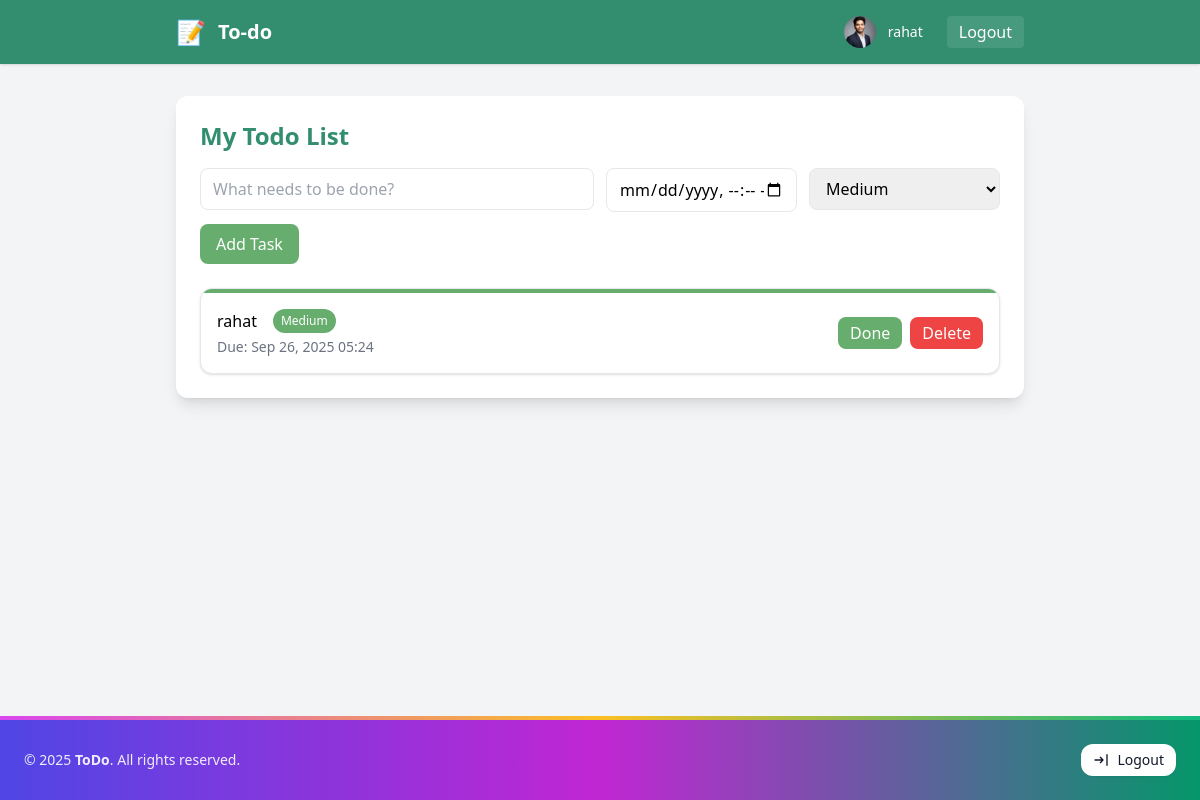
The app's page /tasks/ (signed in) with its own data.
### accounts/models.py (models this page shows, shortened)
class Profile(models.Model):
    user = models.OneToOneField(User, on_delete=models.CASCADE, related_name="profile")
    full_name = models.CharField(max_length=120, blank=True)
    bio = models.TextField(blank=True)
    avatar = models.ImageField(upload_to="avatars/", blank=True, null=True)
    timezone = models.CharField(max_length=64, blank=True)

### tasks/models.py (models this page shows, shortened)
class Task(models.Model):
    PRIORITY_CHOICES = [
        ("high", "High"),
        ("medium", "Medium"),
        ("low", "Low"),
    ]
    owner = models.ForeignKey(
        settings.AUTH_USER_MODEL,
        on_delete=models.CASCADE,
        related_name="tasks",
        null=True,   # keep True while you backfill legacy rows; set to False when done
        blank=True,
    )
    title = models.CharField(max_length=200)
    completed = models.BooleanField(default=False)
    due_date = models.DateTimeField(null=True, blank=True)
    priority = models.CharField(max_length=10, choices=PRIORITY_CHOICES, default="medium")
    created_at = models.DateTimeField(auto_now_add=True)
    last_reminder_sent = models.DateTimeField(null=True, blank=True, default=None)
    class Meta:
        ordering = ["-created_at"]
        indexes = [
            models.Index(fields=["owner", "completed"]),
            models.Index(fields=["owner", "priority"]),
            models.Index(fields=["owner", "due_date"]),
        ]

### tasks/views.py (the view, shortened to what this page needs)
# urls.py: path("", views.task_list, name="task_list"),
@login_required
def task_list(request):
    form = TaskForm(request.POST or None)
    tasks = Task.objects.filter(owner=request.user).order_by("completed", "due_date")
    return render(request, "tasks/task_list.html", {"tasks": tasks, "form": form})

### tasks/forms.py (shortened to what this page needs)
class TaskForm(forms.ModelForm):
    class Meta:
        model = Task
        fields = ['title', 'due_date', 'priority']
        widgets = {
            'title': forms.TextInput(attrs={'placeholder': 'What needs to be done?', 'autofocus': 'autofocus', 'class': 'border rounded-lg px-3 py-2'}),
            'due_date': forms.DateTimeInput(attrs={'type': 'datetime-local', 'class': 'border rounded-lg px-3 py-2'}),
            'priority': forms.Select(attrs={'class': 'border rounded-lg px-3 py-2'}),
        }

### accounts/context_processors.py (called while the page is built)
def ensure_profile(request) -> Dict:
    profile = None
    user = getattr(request, 'user', None)
    if user and user.is_authenticated:
        from .models import Profile
        profile, _ = Profile.objects.get_or_create(user=user)
        is_admin = user.is_superuser or user.groups.filter(name="admin").exists()
    else:
        is_admin = False
    return {"profile": profile, "is_admin": is_admin}

### tasks/templates/tasks/task_list.html (shortened to what this page needs)
<!DOCTYPE html>
<html lang="en">
<head>
    <script src="https://cdn.tailwindcss.com"></script>
    {% load widget_tweaks %}
</head>
<body class="bg-gray-100 min-h-screen flex flex-col">
  <header class="w-full bg-[#328E6E] text-white shadow">
    <div class="max-w-4xl mx-auto px-6 py-4 flex items-center justify-between">
      <div class="flex items-center gap-3">
        <span class="text-2xl">📝</span>
        <span class="text-xl font-semibold">To-do</span>
      </div>
      <div class="flex items-center gap-4">
        {% if user.is_authenticated %}
          <a href="{% url 'accounts:profile' %}" class="flex items-center gap-3 text-sm">
            {% if profile and profile.avatar %}
              <img src="{{ profile.avatar.url }}" alt="{{ user.username }}'s avatar" class="h-8 w-8 rounded-full object-cover" />
            {% else %}
              <div class="h-8 w-8 rounded-full bg-white/10 grid place-items-center text-white font-semibold">{{ user.username|slice:":1"|upper }}</div>
            {% endif %}
            <span class="hidden sm:inline">{{ user.username }}</span>
          </a>
          <form method="post" action="{% url 'accounts:logout' %}">
            <button type="submit" class="ml-2 rounded px-3 py-1 bg-white/10">Logout</button>
          </form>
        {% else %}
          <a href="{% url 'accounts:login' %}" class="text-sm">Log in</a>
        {% endif %}
      </div>
    </div>
  </header>
  <main class="flex-1 w-full">
    <div class="max-w-4xl mx-auto px-6 py-8">
      <div class="bg-white shadow-lg rounded-xl p-6 w-full">
        <h1 class="text-2xl font-bold text-[#328E6E] mb-4">My Todo List</h1>
        <form method="post" id="addTaskForm" class="grid grid-cols-1 md:grid-cols-4 gap-3 mb-6">
          <div class="md:col-span-2">
            {{ form.title|add_class:"border rounded-lg px-3 py-2 w-full" }}
          </div>
          <div>
            {{ form.due_date|add_class:"border rounded-lg px-3 py-2 w-full" }}
          </div>
          <div>
            {{ form.priority|add_class:"border rounded-lg px-3 py-2 w-full" }}
          </div>
          <div class="md:col-span-4">
            <button type="submit" id="addTaskBtn" class="bg-[#67AE6E] text-white px-4 py-2 rounded-lg">Add Task</button>
          </div>
        </form>
        <ul class="space-y-4">
          {% for task in tasks %}
            <li data-task-id-row="task-{{ task.pk }}" class="rounded-xl shadow border overflow-hidden {% if task.completed %}bg-[#E1EEBC]{% else %}bg-white{% endif %}">
              <div class="h-1 w-full {% if task.priority == 'high' %}bg-[#328E6E]{% elif task.priority == 'medium' %}bg-[#67AE6E]{% else %}bg-[#90C67C]{% endif %}"></div>
              <div class="p-4 flex justify-between items-center">
                <div>
                  <div class="flex items-center gap-2">
                    <span class="{% if task.completed %}line-through text-gray-500{% endif %} font-medium">{{ task.title }}</span>
                    <span class="ml-2 text-xs px-2 py-1 rounded-full {% if task.priority == 'high' %}bg-[#328E6E] text-white{% elif task.priority == 'medium' %}bg-[#67AE6E] text-white{% else %}bg-[#90C67C] text-white{% endif %}">{{ task.priority|title }}</span>
                  </div>
                  {% if task.due_date %}<div class="text-sm text-gray-500 mt-1">Due: {{ task.due_date|date:"M d, Y H:i" }}</div>{% endif %}
                </div>
                <div class="flex gap-2">
                  <form method="post" action="{% url 'tasks:toggle_task' task.pk %}">
                    <button type="submit" class="px-3 py-1 rounded-lg text-white {% if task.completed %}bg-[#90C67C] hover:bg-[#67AE6E]{% else %}bg-[#67AE6E] hover:bg-[#328E6E]{% endif %}">{% if task.completed %}Undo{% else %}Done{% endif %}</button>
                  </form>
                  <button data-task-id="{{ task.pk }}" data-task-title="{{ task.title|escapejs }}" class="px-3 py-1 rounded-lg bg-red-500 text-white hover:bg-red-600 js-delete-btn">Delete</button>
                </div>
              </div>
            </li>
          {% empty %}
            <li class="rounded-xl border bg-white p-6 text-center text-gray-500">No tasks yet!</li>
          {% endfor %}
        </ul>
      </div>
    </div>
  </main>
  {% include 'includes/footer.html' %}
</body>
</html>

### records on screen
Profile: avatar (picture)
Task: title "rahat", priority "Medium", due_date "Sep 26, 2025 05:24", completed "Done"

### other values on screen
{{ user.username }} "rahat"
